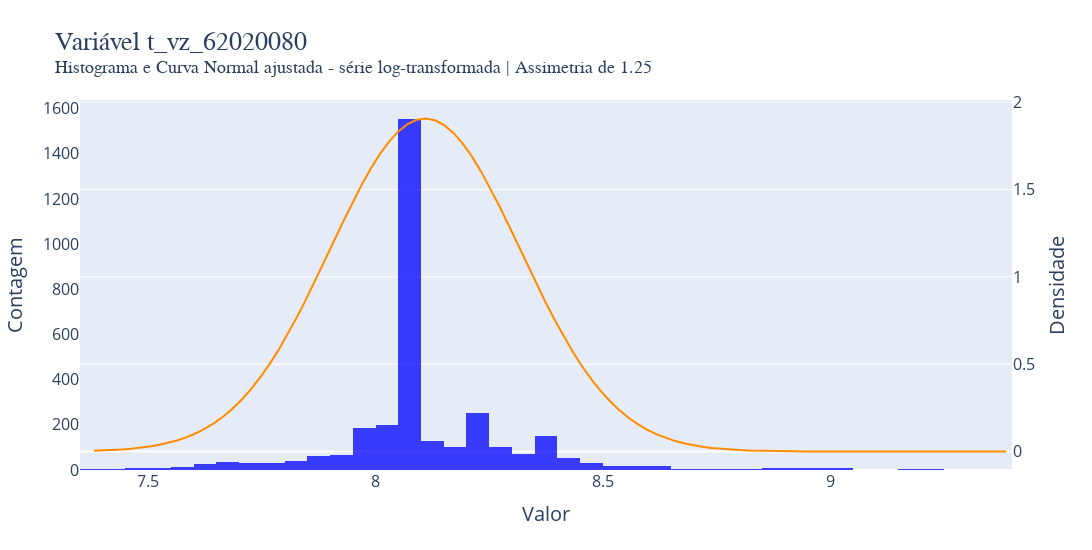

Notebook code for this chart:
### Code cell
log_data = pd.DataFrame(np.log1p(df_bar[coluna_alvo]))

media_res = np.mean(log_data[coluna_alvo].values)
std_res   = np.std(log_data[coluna_alvo].values)

hist_data = go.Histogram(
    x=log_data[coluna_alvo],
    nbinsx=50,
    # histnorm ='probability density',  # Normaliza o histograma para densidade de probabilidade
    marker=dict(color='blue'),
    yaxis='y1',
    opacity=0.75,
    name='Histograma'
)

xmin, xmax = log_data[coluna_alvo].min(), log_data[coluna_alvo].max()
x = np.linspace(xmin, xmax, 100)
y = norm.pdf(x, media_res, std_res)

normal_curve = go.Scatter(
    x=x,
    y=y,
    mode='lines',
    line=dict(color='darkorange', width=2),
    yaxis='y2',
    name='Curva Normal'
)

layout = go.Layout(
    width=1150,
    height=550,
    title=dict(
        text=f"Variável {coluna_alvo}<br><sup>Histograma e Curva Normal ajustada - série log-transformada | Assimetria de {round(log_data[coluna_alvo].skew(), 2)}</sup>",
        font=dict(family="system-ui", size=26)
    ),
    xaxis=dict(
        title     = "Valor",
        titlefont = dict(size=20),  # Tamanho da fonte do título do eixo X
        tickfont  = dict(size=16),  # Tamanho da fonte dos ticks do eixo X
    ),
    yaxis=dict(
        title     = "Contagem",  # Eixo y1 (à esquerda)
        titlefont = dict(size=20),  # Tamanho da fonte do título do eixo Y1
        tickfont  = dict(size=16),  # Tamanho da fonte dos ticks do eixo Y1
        showgrid  = False,
    ),
    yaxis2=dict(
        title      = "Densidade",  # Eixo y2 (à direita)
        titlefont  = dict(size=20),  # Tamanho da fonte do título do eixo Y2
        tickfont   = dict(size=16),  # Tamanho da fonte dos ticks do eixo Y2
        overlaying = 'y',  # Sobrepõe ao y1
        side       = 'right',
    ),
    showlegend=False
)

fig = go.Figure(data=[hist_data, normal_curve], layout=layout)

fig.show()

### Figure 1 — Plotly figure (JSON) as saved in the notebook; plotly's stock layout.template omitted (floating-point values rounded to 4 significant figures; data arrays with more than 128 entries replaced by an {"elided": "..."} marker saying what was removed)
{"data": [{"marker": {"color": "blue"}, "name": "Histograma", "nbinsx": 50, "opacity": 0.75, "type": "histogram", "x": {"elided": "3289 float values"}, "yaxis": "y"}, {"line": {"color": "darkorange", "width": 2}, "mode": "lines", "name": "Curva Normal", "type": "scatter", "x": [7.381, 7.401, 7.421, 7.441, 7.462, 7.482, 7.502, 7.523, 7.543, 7.563, 7.583, 7.604, 7.624, 7.644, 7.664, 7.685, 7.705, 7.725, 7.746, 7.766, 7.786, 7.806, 7.827, 7.847, 7.867, 7.887, 7.908, 7.928, 7.948, 7.969, 7.989, 8.009, 8.029, 8.05, 8.07, 8.09, 8.11, 8.131, 8.151, 8.171, 8.192, 8.212, 8.232, 8.252, 8.273, 8.293, 8.313, 8.333, 8.354, 8.374, 8.394, 8.415, 8.435, 8.455, 8.475, 8.496, 8.516, 8.536, 8.556, 8.577, 8.597, 8.617, 8.638, 8.658, 8.678, 8.698, 8.719, 8.739, 8.759, 8.779, 8.8, 8.82, 8.84, 8.861, 8.881, 8.901, 8.921, 8.942, 8.962, 8.982, 9.002, 9.023, 9.043, 9.063, 9.084, 9.104, 9.124, 9.144, 9.165, 9.185, 9.205, 9.226, 9.246, 9.266, 9.286, 9.307, 9.327, 9.347, 9.367, 9.388], "y": [0.004436, 0.006188, 0.008551, 0.01171, 0.01587, 0.02133, 0.02838, 0.03742, 0.04888, 0.06324, 0.08107, 0.1029, 0.1295, 0.1614, 0.1992, 0.2437, 0.2952, 0.3543, 0.4213, 0.4963, 0.5791, 0.6694, 0.7666, 0.8697, 0.9774, 1.088, 1.2, 1.311, 1.419, 1.522, 1.617, 1.701, 1.774, 1.832, 1.874, 1.899, 1.907, 1.897, 1.869, 1.825, 1.764, 1.69, 1.604, 1.508, 1.405, 1.296, 1.185, 1.073, 0.9622, 0.855, 0.7527, 0.6564, 0.5671, 0.4854, 0.4115, 0.3456, 0.2876, 0.2371, 0.1936, 0.1566, 0.1255, 0.09964, 0.07836, 0.06105, 0.04712, 0.03603, 0.02729, 0.02048, 0.01522, 0.01121, 0.00818, 0.005912, 0.004232, 0.003002, 0.002109, 0.001468, 0.001012, 0.0006916, 0.000468, 0.0003138, 0.0002084, 0.0001371, 8.935e-05, 5.769e-05, 3.69e-05, 2.338e-05, 1.468e-05, 9.128e-06, 5.623e-06, 3.432e-06, 2.075e-06, 1.243e-06, 7.373e-07, 4.334e-07, 2.524e-07, 1.456e-07, 8.319e-08, 4.709e-08, 2.641e-08, 1.467e-08], "yaxis": "y2"}], "layout": {"height": 550, "showlegend": false, "title": {"font": {"family": "system-ui", "size": 26}, "text": "Variável t_vz_62020080<br><sup>Histograma e Curva Normal ajustada - série log-transformada | Assimetria de 1.25</sup>"}, "width": 1150, "xaxis": {"tickfont": {"size": 16}, "title": {"font": {"size": 20}, "text": "Valor"}}, "yaxis": {"showgrid": false, "tickfont": {"size": 16}, "title": {"font": {"size": 20}, "text": "Contagem"}}, "yaxis2": {"overlaying": "y", "side": "right", "tickfont": {"size": 16}, "title": {"font": {"size": 20}, "text": "Densidade"}}}}
